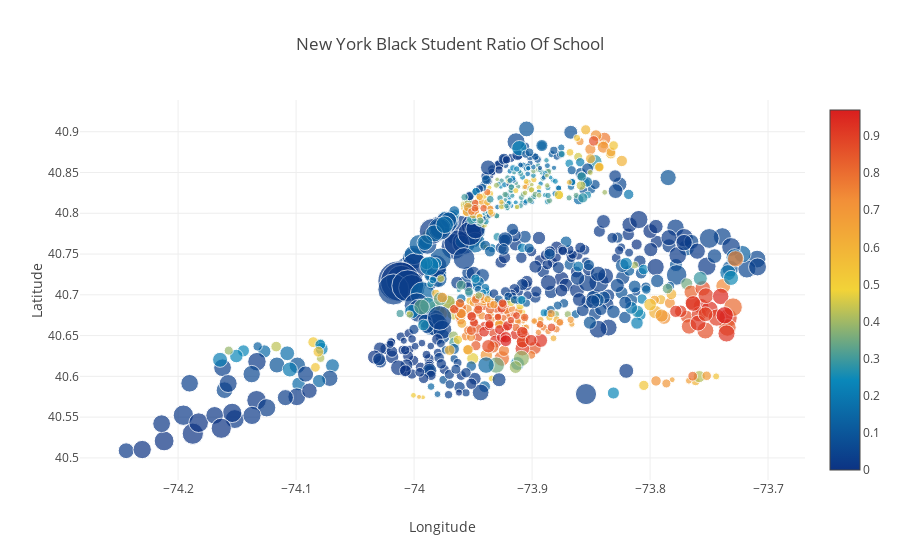

Notebook code cell kept with this figure:
### Markdown cell above
### Central New York contains most of the Schools with Blacks
Majority of the **black** population are living in **Central New York**. If you compare this to the Hispanic Population, they are totally isolated from each other.

### Code cell
data = [
    {
        'x': df["Longitude"],
        'y': df["Latitude"],
        'text': df["School Name"],
        'mode': 'markers',
        'marker': {
            'color': df["Percent Black"],
            'size': df["School Income Estimate"]/4500,
            'showscale': True,
            'colorscale':'Portland'
        }
    }
]

layout= go.Layout(
    title= 'New York Black Student Ratio Of School',
    xaxis= dict(
        title= 'Longitude'
    ),
    yaxis=dict(
        title='Latitude'
    )
)
fig = go.Figure(data=data, layout=layout)
iplot(fig, filename='scatter_hover_labels')

### Figure 1 — Plotly figure (JSON) as saved in the notebook; plotly's stock layout.template omitted (floating-point values rounded to 4 significant figures; data arrays with more than 128 entries replaced by an {"elided": "..."} marker saying what was removed)
{"data": [{"marker": {"color": {"elided": "1272 float values"}, "colorscale": "Portland", "showscale": true, "size": {"elided": "1272 float values"}}, "mode": "markers", "text": {"elided": "1272 str values"}, "type": "scatter", "uid": "0eccf89c-926e-11e8-97fc-402cf46e02a7", "x": {"elided": "1272 float values"}, "y": {"elided": "1272 float values"}}], "layout": {"title": "New York Black Student Ratio Of School", "xaxis": {"title": "Longitude"}, "yaxis": {"title": "Latitude"}}}
